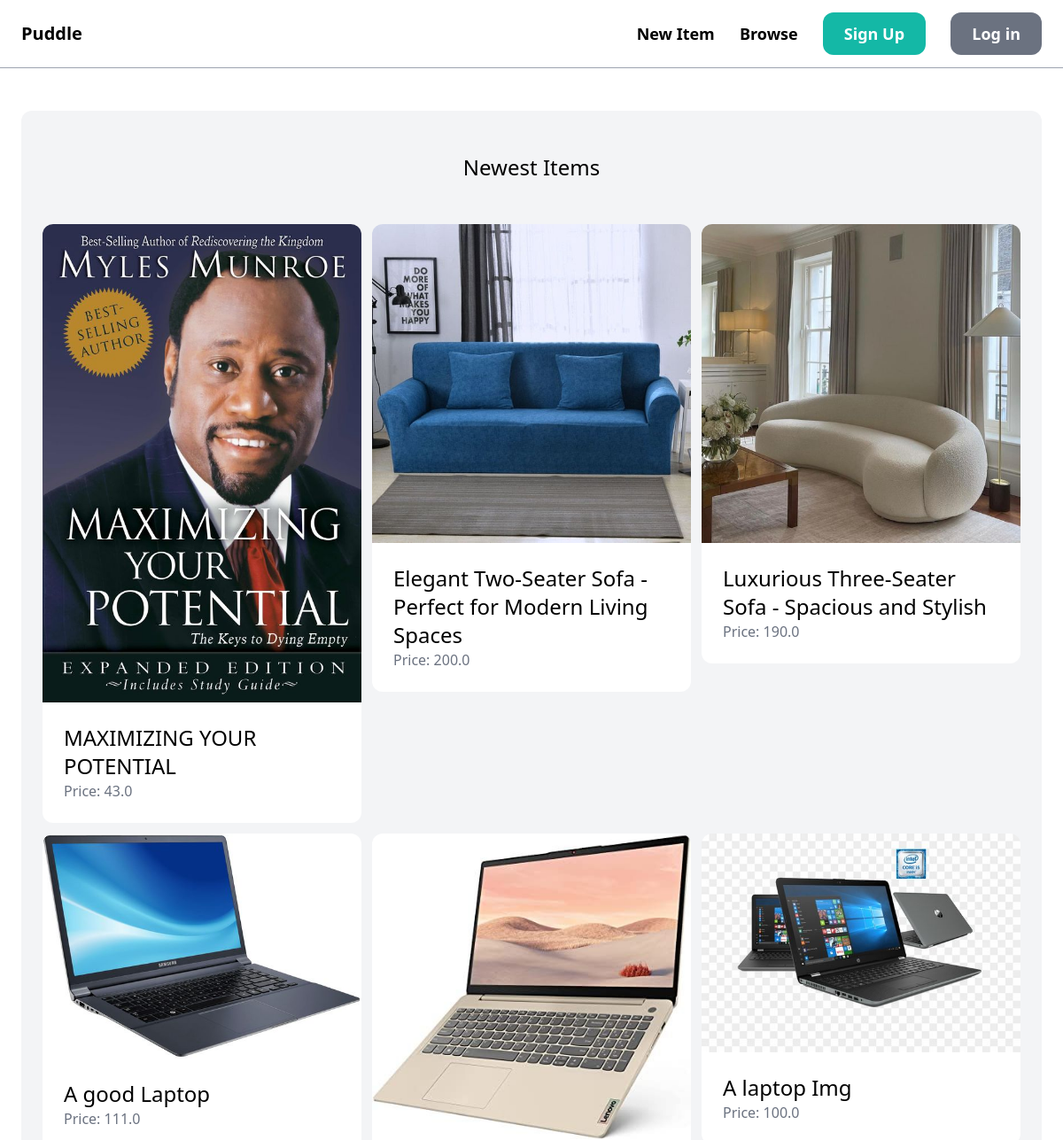
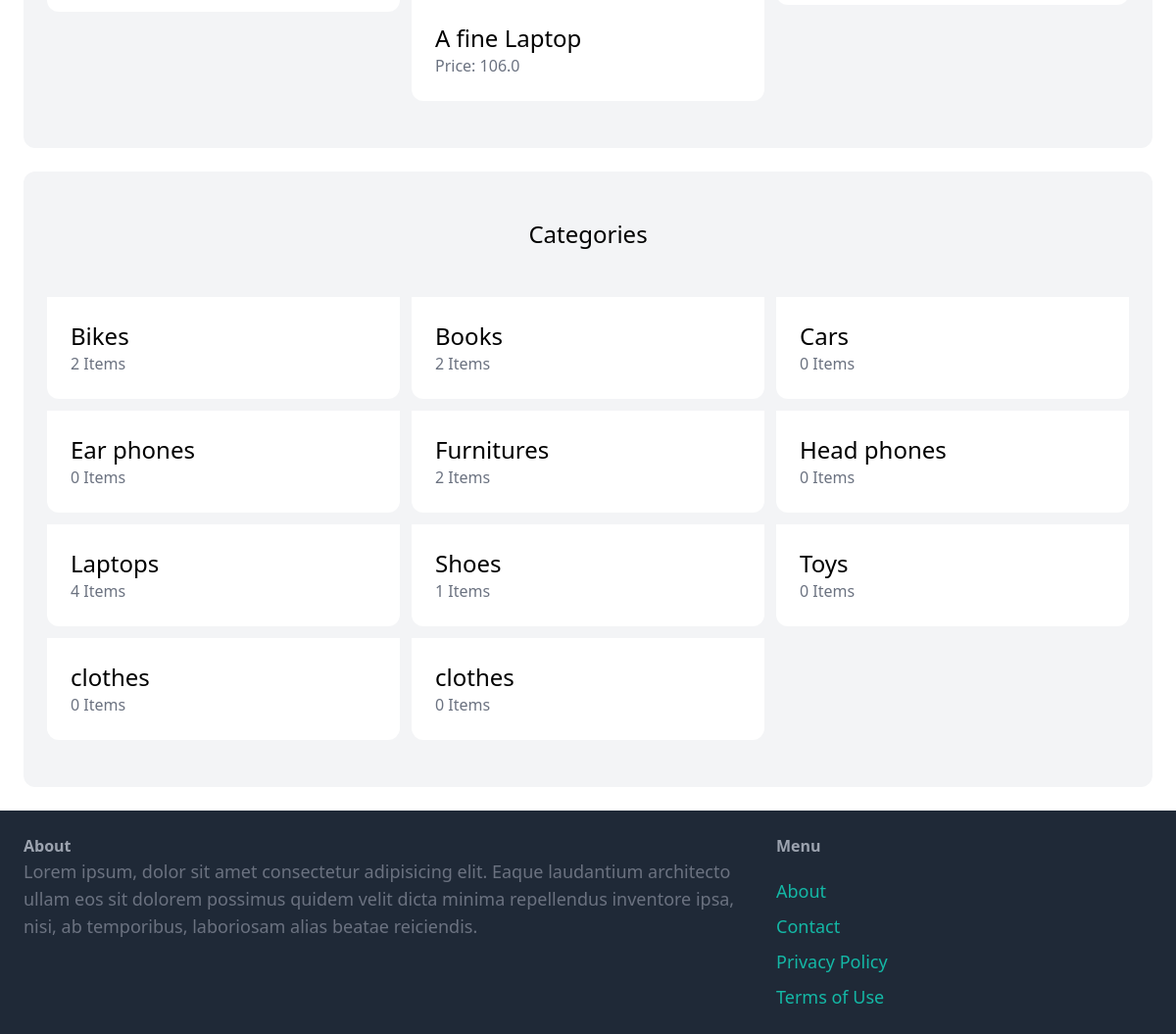
The page / on the database its author committed (2 pictures, top to bottom).
### item/models.py (models this page shows, shortened)
class Item(models.Model):
    category = models.ForeignKey(Category, related_name='items', on_delete=models.CASCADE)
    name = models.CharField(max_length=255)
    description = models.TextField(blank=True, null=True)
    price = models.FloatField()
    image = models.ImageField(upload_to='item_images', blank=True, null=True)
    is_sold = models.BooleanField(default=False)
    created_by = models.ForeignKey(User, related_name='items', on_delete=models.CASCADE)
    created_at = models.DateTimeField(auto_now_add=True)

class Category(models.Model):
    name = models.CharField(max_length=255)
    class Meta:
        ordering = ('name',)
        verbose_name_plural = 'Categories'

### core/views.py (the view)
# urls.py: path('', views.index, name='index'),
def index(request):
    items = Item.objects.filter(is_sold=False)[0:6]
    Categories = Category.objects.all()
    return render(request, 'core/index.html',{
        'items': items,
        'categories': Categories
    })

### core/templates/core/index.html (shortened to what this page needs)
{% extends 'core/base.html' %}
{% block content %}
    <div class="mt-6 px-6 py-12 bg-gray-100 rounded-xl">
        <h2 class="mb-12 text-2xl text-center">Newest Items</h2>
        <div class="grid grid-cols-3 gap-3">
            {% for item in items %}
                <div>
                    <a href="{% url 'item:detail' item.id %}">
                        <div>
                            <img src="{{ item.image.url }}" class="rounded-t-xl">
                        </div>
                        <div class="p-6 bg-white rounded-b-xl">
                            <h2 class="text-2xl">{{ item.name }}</h2>
                            <p class="text-gray-500">Price: {{ item.price }}</p>
                        </div>
                    </a>
                </div>
            {% endfor %}
        </div>
    </div>
    <div class="mt-6 px-6 py-12 bg-gray-100 rounded-xl">
        <h2 class="mb-12 text-2xl text-center">Categories</h2>
        <div class="grid grid-cols-3 gap-3">
            {% for category in categories %}
            <div>
                <a href="#">
                    <div class="p-6 bg-white rounded-b-xl">
                        <h2 class="text-2xl">{{ category.name }}</h2>
                        <p class="text-gray-500">{{ category.items.count }} Items</p>
                    </div>
                </a>
            </div>
            {% endfor %}
        </div>
    </div>
{% endblock %}

### rows shown on the page
Item: image (picture), name "MAXIMIZING YOUR POTENTIAL", price "43.0"
Item: image (picture), name "Elegant Two-Seater Sofa - Perfect for Modern Living Spaces", price "200.0"
Item: image (picture), name "Luxurious Three-Seater Sofa - Spacious and Stylish", price "190.0"
Item: image (picture), name "A good Laptop", price "111.0"
Item: image (picture), name "A fine Laptop", price "106.0"
Item: image (picture), name "A laptop Img", price "100.0"
Category: name "Bikes", items.count "2"
Category: name "Books", items.count "2"
Category: name "Cars", items.count "0"
Category: name "Ear phones", items.count "0"
Category: name "Furnitures", items.count "2"
Category: name "Head phones", items.count "0"
Category: name "Laptops", items.count "4"
Category: name "Shoes", items.count "1"
Category: name "Toys", items.count "0"
Category: name "clothes", items.count "0"
Category: name "clothes", items.count "0"
